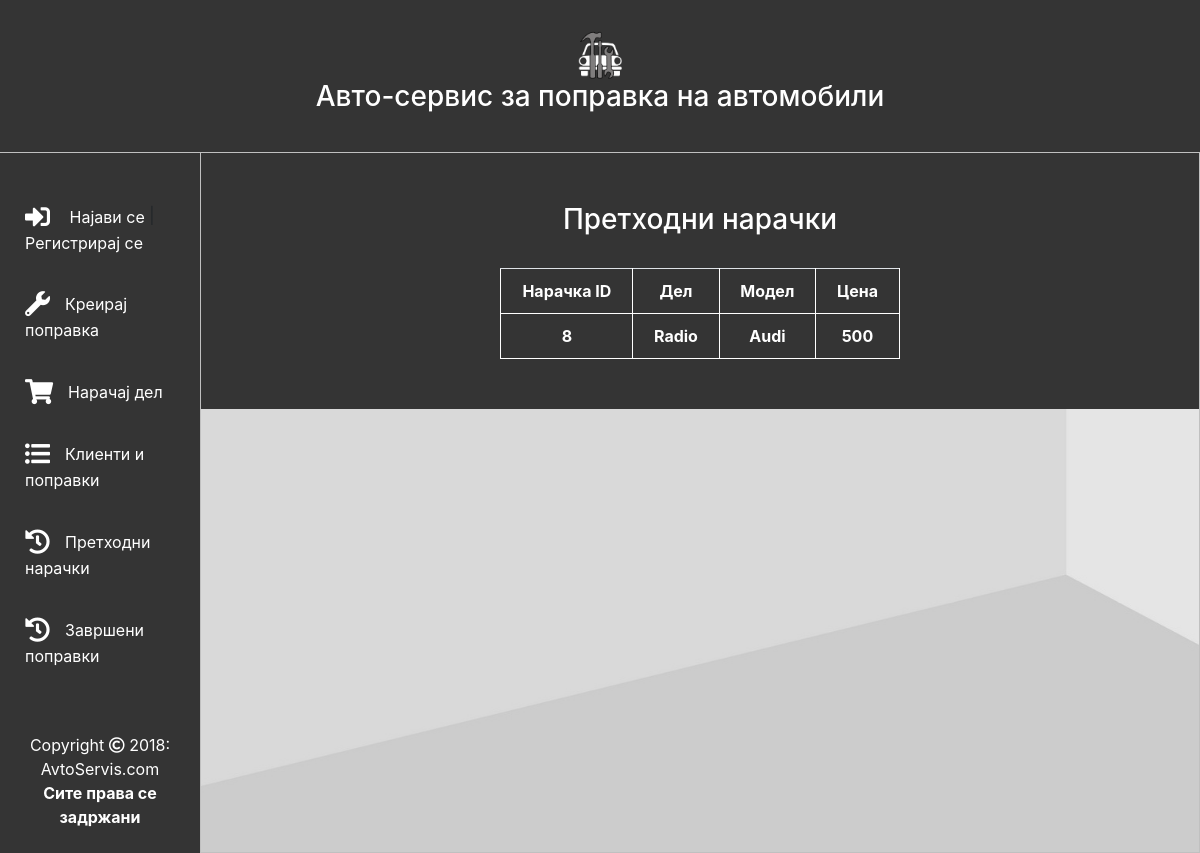
Screenshot of /other/prethodniNaracki.php with the database file from the repository.
### tables this page shows
CREATE TABLE `naracka` (
  `NarackaID` int(11) NOT NULL,
  `Del_ID` int(11) NOT NULL,
  `VrabotenID` int(11) NOT NULL,
  `Cena` varchar(255) NOT NULL
);

CREATE TABLE `delovi` (
  `Del_ID` int(11) NOT NULL,
  `VoziloID` int(11) NOT NULL,
  `Ime` varchar(255) NOT NULL,
  `Model` varchar(255) NOT NULL,
  `Cena` varchar(255) NOT NULL,
  `Naracka` enum('0','1') NOT NULL
);

### other/prethodniNaracki.php (the view, shortened to what this page needs)
<?php
	include '../php_includes/connect.php';
?>
<!DOCTYPE html>
<html>
<head>
	<link href="https://use.fontawesome.com/releases/v5.0.1/css/all.css" rel="stylesheet">
	<link href="https://stackpath.bootstrapcdn.com/bootstrap/4.1.0/css/bootstrap.min.css" rel="stylesheet">
	<link rel="stylesheet" type="text/css" href="../assets/css/index.css">
</head>
<body>
<div class="container-fluid title">
	<div class="row">
		<div class="col-lg-12 col-md-12 col-sm-12 col-xs-12 centered">
			<a href="http://localhost/Projects/Avtoservis/">
				<img class="logo" src="../assets/img/logo.png"><h3>Авто-сервис за поправка на автомобили</h3>
			</a>
		</div>
	</div>
</div>
<div class="container-fluid">
	<div class="row">
		<?php include '../php_includes/sidebar.php' ?>
		<div class="col-lg-10 col-md-12 col-sm-12 form1 fade-div">
			<div class=" col-lg-12 col-md-12 col-sm-12 form-group res-table">
				<h3>Претходни нарачки</h3><br>
					<?php
					$sql = "SELECT NarackaID, Del_ID, Cena FROM naracka";
					if ($query = mysqli_query($db, $sql)) {
						echo "<table class='tabela1 table'>";
						echo
						"
						<tr>
							<th>Нарачка ID</th>
							<th>Дел</th>
							<th>Модел</th>
							<th>Цена</th>
						</tr>
						";
						while ($row = mysqli_fetch_array($query, MYSQLI_ASSOC)) {
							$delID = $row['Del_ID'];
							echo "<tr>";
							$cena = $row['Cena'];
							echo "<th>".$row['NarackaID']."</th>";
							$sql1 = "SELECT Ime, Model FROM delovi WHERE Del_ID='$delID'";
							if ($query1 = mysqli_query($db, $sql1)) {
								while ($row1 = mysqli_fetch_array($query1, MYSQLI_ASSOC)) {
									foreach ($row1 as $key1) {
										echo "<th>".$key1."</th>";
									}
								}
							}
							echo "<th>".$cena."</th>";
							echo "</tr>";
						}
						echo "</table>";
					}
					else {
						echo "querry error!";
					}
					?>
		    </div>
		</div>
	</div>
</div>
</body>
</html>

### assets/css/index.css (style rules this page uses)
body, html { margin: 0!important; padding: 0!important; overflow-x: hidden; user-select: none; background: url('../img/background.jpg') fixed; background-repeat: no-repeat; background-size: cover; }
.centered { margin: 0 auto!important; text-align: center!important; }
.title { background: #343434; color: white; padding: 30px 0px 30px 0px!important; }
.logo { width: 50px; height: 50px; display: inline; }
.form1 { padding-left: 0px!important; padding-right: 0px!important; border: 1px solid silver; }
.tabela1 { margin: 0 auto!important; }
.tabela1 tr th { padding: 10px 20px; vertical-align: middle!important; }
.tabela1, tr, th { border: 1px solid white; vertical-align: middle!important; }
a { color: white!important; }
.res-table { background-color: rgba(52,52,52); text-align: center; color: white; padding: 50px 30%; }

### rows the page displays
naracka: NarackaID "8", Cena "500"
delovi: Ime "Radio", Model "Audi"

### other values shown
$user "Најави се"
$logout "Регистрирај се"
